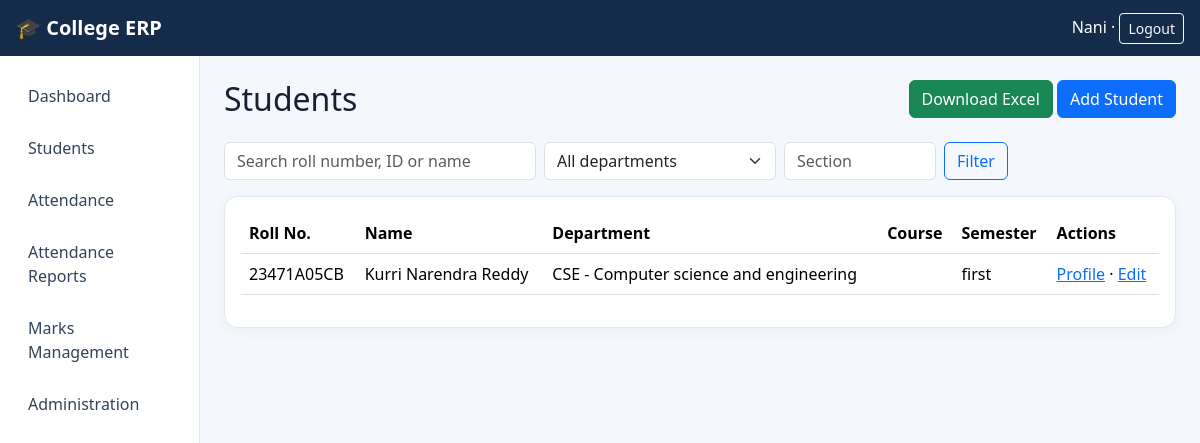
The app's page /students/ (signed in) with its own data.
### core/models.py (models this page shows, shortened)
class Student(models.Model):
    student_id=models.CharField(max_length=12, unique=True)
    roll_number=models.CharField(max_length=30, unique=True)
    full_name=models.CharField(max_length=150)
    profile_image=models.ImageField(upload_to='students/', blank=True, null=True)
    GENDER=[('M','Male'),('F','Female'),('O','Other')]
    gender=models.CharField(max_length=1, choices=GENDER, blank=True)
    date_of_birth=models.DateField(blank=True, null=True)
    email=models.EmailField(blank=True)
    mobile=models.CharField(max_length=20, blank=True)
    parent_name=models.CharField(max_length=150, blank=True)
    parent_mobile=models.CharField(max_length=20, blank=True)
    department=models.ForeignKey(Department,on_delete=models.PROTECT,related_name='students',null=True,blank=True)
    course=models.CharField(max_length=100, blank=True)
    academic_year=models.ForeignKey(AcademicYear,on_delete=models.SET_NULL,null=True,blank=True)
    semester=models.ForeignKey(Semester,on_delete=models.SET_NULL,null=True,blank=True)
    section=models.CharField(max_length=10,blank=True)
    admission_date=models.DateField(default=timezone.localdate)
    address=models.TextField(blank=True)
    created_at=models.DateTimeField(auto_now_add=True)
    class Meta: ordering=['roll_number']

class Department(models.Model):
    code=models.CharField(max_length=12, unique=True)
    name=models.CharField(max_length=100, unique=True)
    def __str__(self): return f'{self.code} - {self.name}'
    class Meta: ordering=['code']

class Semester(models.Model):
    number=models.PositiveSmallIntegerField(unique=True, validators=[MinValueValidator(1),MaxValueValidator(12)])
    name=models.CharField(max_length=30, blank=True)
    def __str__(self): return self.name or f'Semester {self.number}'

### core/views.py (the view)
# urls.py: path('students/',views.student_list,name='student_list'),
@login_required
def student_list(request):
    qs=Student.objects.select_related('department','academic_year','semester')
    q=request.GET.get('q','').strip()
    if q: qs=qs.filter(Q(roll_number__icontains=q)|Q(full_name__icontains=q)|Q(student_id__icontains=q))
    for field in ['department','academic_year','semester','section']:
        val=request.GET.get(field)
        if val: qs=qs.filter(**{field+'__'+('id' if field!='section' else 'iexact'):val}) if field!='section' else qs.filter(section__iexact=val)
    return render(request,'core/student_list.html',{'students':qs,'departments':Department.objects.all()})

### templates/core/student_list.html
{% extends 'core/base.html' %}{% block content %}<div class="d-flex justify-content-between mb-3"><h2>Students</h2><div><a class="btn btn-success" href="{% url 'export_students' %}">Download Excel</a> <a class="btn btn-primary" href="{% url 'student_create' %}">Add Student</a></div></div>
<form class="row g-2 mb-3"><div class="col-md-4"><input class="form-control" name="q" value="{{ request.GET.q }}" placeholder="Search roll number, ID or name"></div><div class="col-md-3"><select class="form-select" name="department"><option value="">All departments</option>{% for d in departments %}<option value="{{ d.id }}">{{ d.name }}</option>{% endfor %}</select></div><div class="col-md-2"><input class="form-control" name="section" placeholder="Section"></div><div class="col-md-2"><button class="btn btn-outline-primary">Filter</button></div></form>
<div class="table-responsive card p-3"><table class="table table-hover"><thead><tr><th>Roll No.</th><th>Name</th><th>Department</th><th>Course</th><th>Semester</th><th>Actions</th></tr></thead><tbody>{% for s in students %}<tr><td>{{ s.roll_number }}</td><td>{{ s.full_name }}</td><td>{{ s.department|default:'-' }}</td><td>{{ s.course }}</td><td>{{ s.semester|default:'-' }}</td><td><a href="{% url 'student_profile' s.pk %}">Profile</a> · <a href="{% url 'student_update' s.pk %}">Edit</a></td></tr>{% empty %}<tr><td colspan="6">No students found.</td></tr>{% endfor %}</tbody></table></div>{% endblock %}

### templates/core/base.html (shortened to what this page needs)
{% load static %}
<!doctype html><html lang="en"><head><meta charset="utf-8"><meta name="viewport" content="width=device-width,initial-scale=1">
<link href="https://cdn.jsdelivr.net/npm/bootstrap@5.3.3/dist/css/bootstrap.min.css" rel="stylesheet">
<link href="{% static 'core/style.css' %}" rel="stylesheet">
<script src="https://cdn.jsdelivr.net/npm/chart.js"></script></head><body>
<nav class="navbar navbar-dark topbar px-3"><a class="navbar-brand fw-bold" href="{% url 'dashboard' %}">🎓 College ERP</a>
<div class="text-white">{% if request.user.is_authenticated %}{{ request.user.username }} · <form class="d-inline" method="post" action="{% url 'logout' %}">{% csrf_token %}<button class="btn btn-sm btn-outline-light">Logout</button></form>{% endif %}</div></nav>
<div class="container-fluid"><div class="row"><aside class="col-md-2 sidebar p-3">
<a href="{% url 'dashboard' %}">Dashboard</a><a href="{% url 'student_list' %}">Students</a><a href="{% url 'attendance_list' %}">Attendance</a><a href="{% url 'attendance_reports' %}">Attendance Reports</a><a href="{% url 'marks_list' %}">Marks Management</a><a href="{% url 'admin:index' %}">Administration</a>
</aside><main class="col-md-10 p-4">
{% block content %}{% endblock %}</main></div></div></body></html>

### static/core/style.css (style rules this page uses)
body { background:#f4f7fb;color:#172033;font-family:system-ui,-apple-system,Segoe UI,sans-serif }
.topbar { background:#142b4a }
.sidebar { background:#fff;min-height:calc(100vh - 56px);border-right:1px solid #e4e9f0 }
.sidebar a { display:block;color:#31435b;text-decoration:none;padding:12px;border-radius:8px;margin-bottom:4px }
.card { border:1px solid #e4e9f0;border-radius:14px;box-shadow:0 3px 14px rgba(20,43,74,.04) }
input,select,textarea { max-width:100% }

### records on screen
Student: roll_number "23471A05CB", full_name "Kurri Narendra Reddy", department "CSE - Computer science and engineering", semester "first"

### other values on screen
{{ request.user.username }} "Nani"
